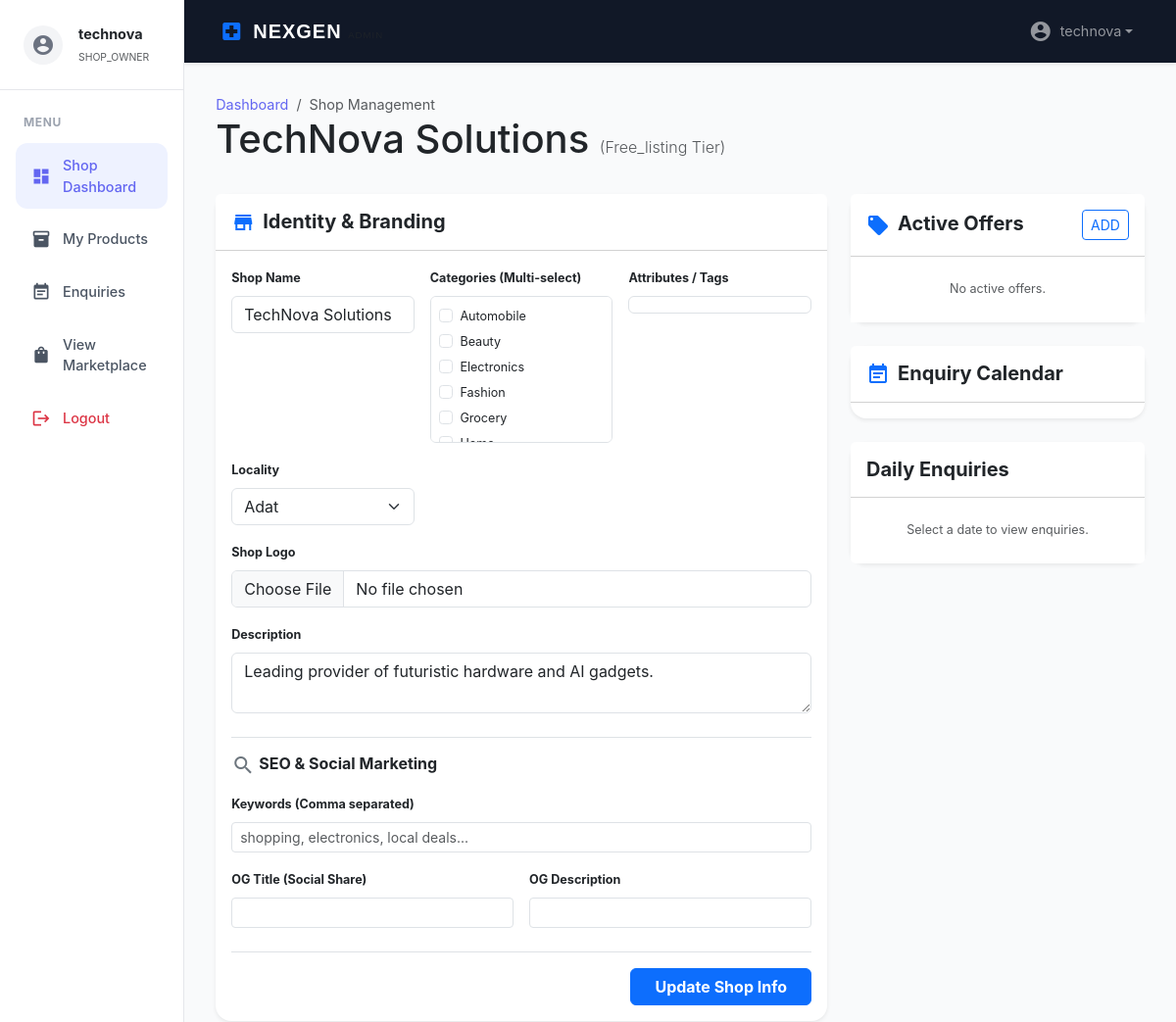
The app's page /shop_portal.php (signed in, upper part), older data.
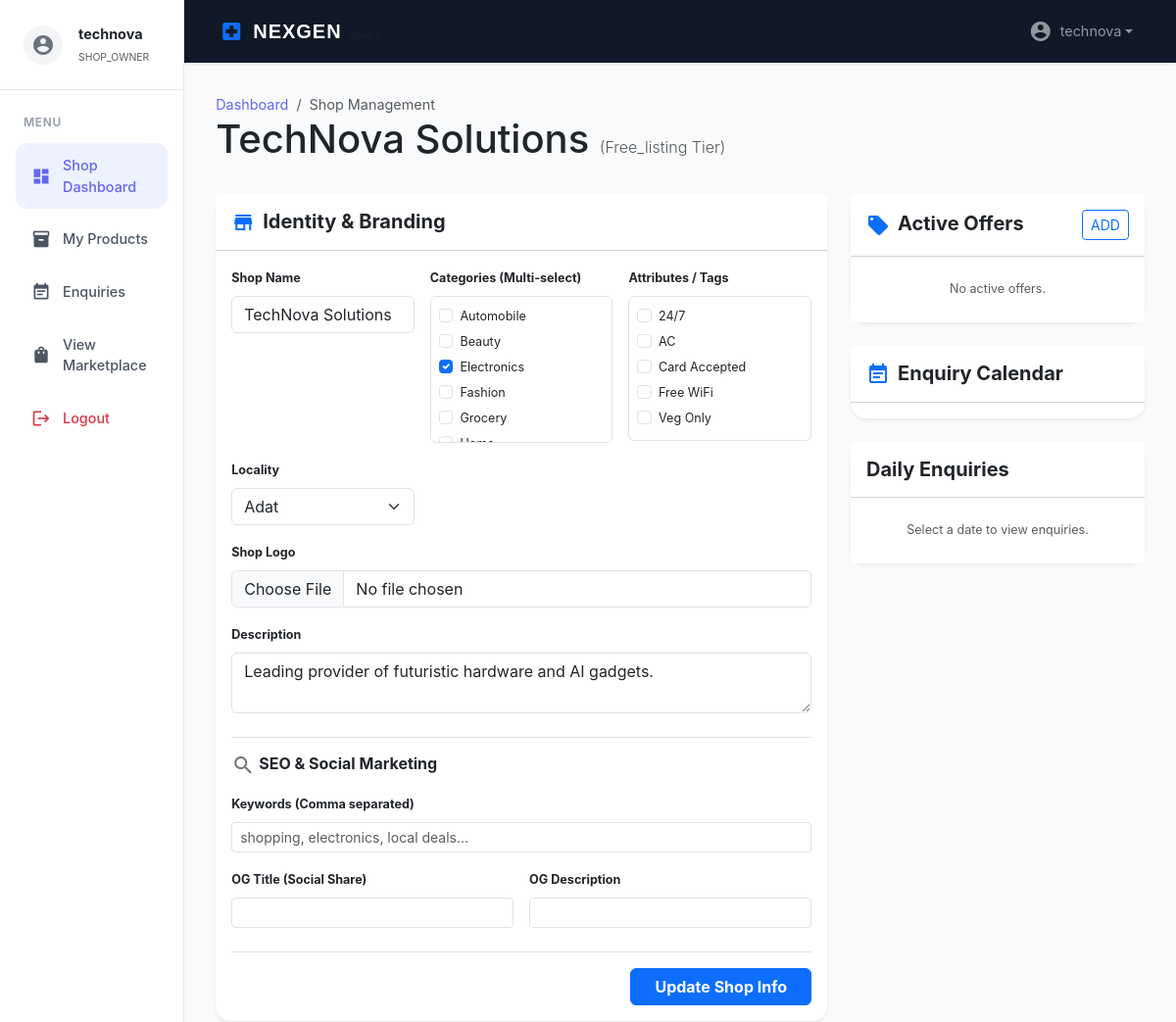
The same page, newer data.
### tables this page shows
CREATE TABLE shop_categories (id INTEGER PRIMARY KEY AUTOINCREMENT, name TEXT NOT NULL UNIQUE, parent_id INTEGER DEFAULT NULL);

CREATE TABLE shop_tags (
    id INTEGER PRIMARY KEY AUTOINCREMENT,
    name TEXT NOT NULL UNIQUE,
    icon TEXT
);

### includes/config.php (called while the page is built, shortened)
<?php
function e($text) {
    return htmlspecialchars($text ?? '', ENT_QUOTES, 'UTF-8');
}
?>

### shop_portal.php (the view, shortened to what the changed rows need)
<?php
require_once 'includes/config.php';
$stmt = $pdo->prepare("SELECT * FROM shops WHERE owner_id = ?");
$stmt->execute([$_SESSION['user_id']]);
$shop = $stmt->fetch();
require_once 'includes/admin_layout_header.php';
?>
<div class="page__heading d-flex align-items-center">
    <div class="flex">
        <h1 class="m-0"><?php echo e($shop['name']); ?> <small class="text-muted fw-light" style="font-size: 1rem;">(<?php echo e(ucfirst($shop['type'])); ?> Tier)</small></h1>
    </div>
</div>
<div class="row g-4">
    <div class="col-lg-8">
        <div class="card shadow-sm border-0 mb-4">
            <div class="card-body">
                <form action="process_shop.php" method="POST" enctype="multipart/form-data">
                    <div class="row g-3">
                        <div class="col-md-4">
                            <div class="border p-2 rounded" style="max-height: 150px; overflow-y: auto; background: #fff;">
                                <?php
                                $current_cats = $pdo->prepare("SELECT category_id FROM shop_category_map WHERE shop_id = ?");
                                $current_cats->execute([$shop['id']]);
                                $selected_cats = $current_cats->fetchAll(PDO::FETCH_COLUMN);
                                $all_categories = $pdo->query("SELECT id, name FROM shop_categories ORDER BY name ASC")->fetchAll();
                                foreach($all_categories as $cat): ?>
                                    <div class="form-check">
                                        <input class="form-check-input" type="checkbox" name="categories[]" value="<?php echo $cat['id']; ?>" id="cat_<?php echo $cat['id']; ?>" <?php echo in_array($cat['id'], $selected_cats) ? 'checked' : ''; ?>>
                                        <label class="form-check-label small" for="cat_<?php echo $cat['id']; ?>"><?php echo e($cat['name']); ?></label>
                                    </div>
                                <?php endforeach; ?>
                            </div>
                        </div>
                        <div class="col-md-4">
                            <label class="form-label small fw-bold">Attributes / Tags</label>
                            <div class="border p-2 rounded" style="max-height: 150px; overflow-y: auto; background: #fff;">
                                <?php
                                $current_tags = $pdo->prepare("SELECT tag_id FROM shop_tag_map WHERE shop_id = ?");
                                $current_tags->execute([$shop['id']]);
                                $selected_tags = $current_tags->fetchAll(PDO::FETCH_COLUMN);
                                $all_tags = $pdo->query("SELECT id, name FROM shop_tags ORDER BY name ASC")->fetchAll();
                                foreach($all_tags as $tag): ?>
                                    <div class="form-check">
                                        <input class="form-check-input" type="checkbox" name="tags[]" value="<?php echo $tag['id']; ?>" id="tag_<?php echo $tag['id']; ?>" <?php echo in_array($tag['id'], $selected_tags) ? 'checked' : ''; ?>>
                                        <label class="form-check-label small" for="tag_<?php echo $tag['id']; ?>"><?php echo e($tag['name']); ?></label>
                                    </div>
                                <?php endforeach; ?>
                            </div>
                        </div>
                    </div>
                </form>
            </div>
        </div>
    </div>
</div>
<?php require_once 'includes/admin_layout_footer.php'; ?>

Row changes from the older to the newer data that the page shows:
computed for shop_categories "Electronics": id "☐" → "☑"
added shop_tags: name "24/7"
added shop_tags: name "AC"
added shop_tags: name "Card Accepted"
added shop_tags: name "Free WiFi"
added shop_tags: name "Veg Only"
